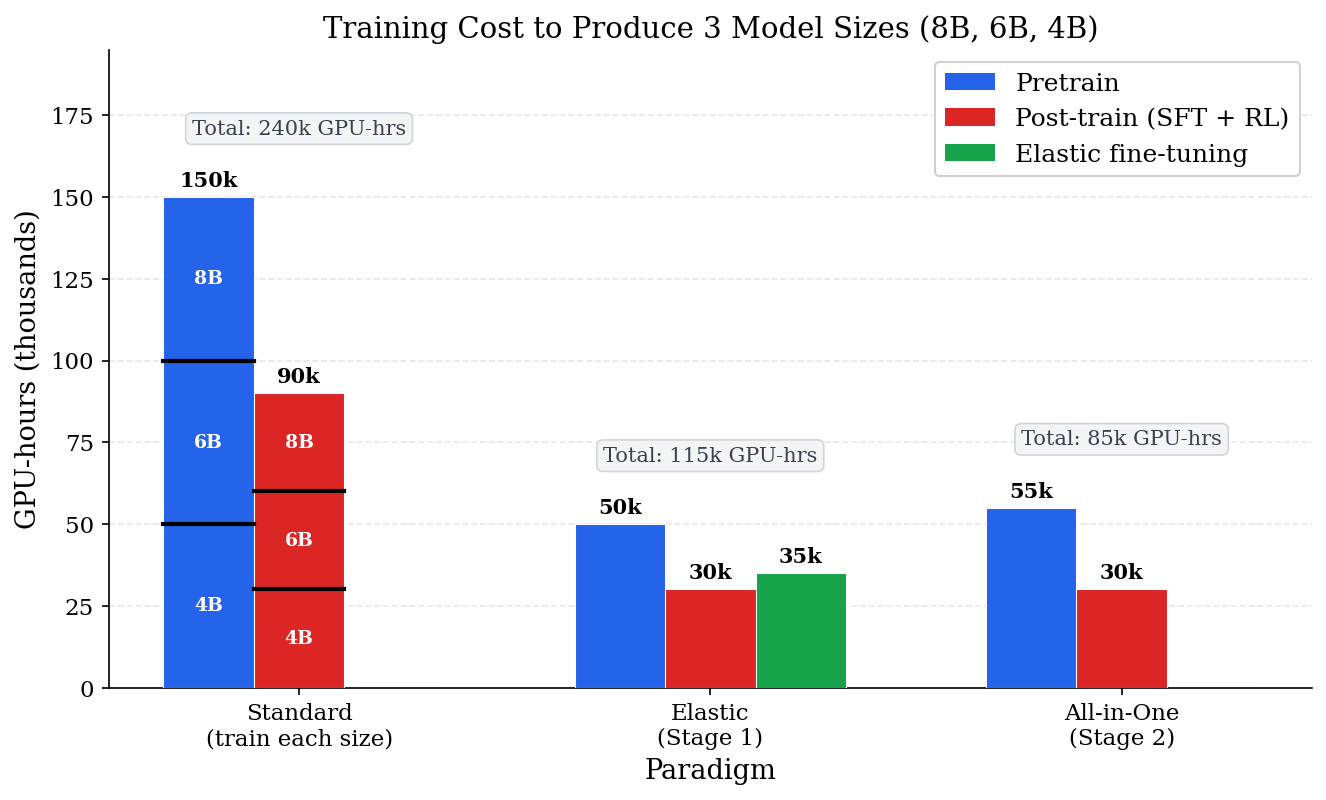

This chart was generated by the following Python code:
import matplotlib.pyplot as plt
import matplotlib.patches as mpatches
import numpy as np

plt.rcParams.update({
    'font.size': 12,
    'font.family': 'serif',
    'axes.labelsize': 13,
    'axes.titlesize': 14,
    'xtick.labelsize': 11,
    'ytick.labelsize': 11,
    'figure.dpi': 150,
})

fig, ax = plt.subplots(figsize=(9, 5.5))

paradigms = ['Standard\n(train each size)', 'Elastic\n(Stage 1)', 'All-in-One\n(Stage 2)']
x = np.arange(len(paradigms))
width = 0.22

# GPU-hours (in thousands)
# Standard: pretrain 3 models (50k each), posttrain 3 models (30k each)
# Elastic: pretrain 1 model (50k), posttrain 1 model (30k), elastic FT (10k)
# All-in-One: pretrain with elastic regularizer (55k), posttrain 1 model (30k)

pretrain = [150, 50, 55]
posttrain = [90, 30, 30]
elastic_train = [0, 35, 0]

# For Standard pretrain bar: 3 stacked portions (8B=50k, 6B=50k, 4B=50k)
standard_pretrain_portions = [50, 50, 50]

colors_pretrain = '#2563eb'
colors_posttrain = '#dc2626'
colors_elastic = '#16a34a'

# Draw bars
bars_pre = ax.bar(x - width, pretrain, width, color=colors_pretrain, edgecolor='white', linewidth=0.5, zorder=3)
bars_post = ax.bar(x, posttrain, width, color=colors_posttrain, edgecolor='white', linewidth=0.5, zorder=3)
bars_elastic = ax.bar(x + width, elastic_train, width, color=colors_elastic, edgecolor='white', linewidth=0.5, zorder=3)

# Add black separators on the Standard pretrain bar to show 3 models
# The bar goes from 0 to 150k. Split at 50k and 100k.
bar_rect = bars_pre[0]
bar_x = bar_rect.get_x()
bar_w = bar_rect.get_width()
for split_y in [50, 100]:
    ax.plot([bar_x, bar_x + bar_w], [split_y, split_y], color='black', linewidth=2, zorder=4)

# Label the three portions of the Standard pretrain bar
for i, (y_center, label) in enumerate(zip([25, 75, 125], ['4B', '6B', '8B'])):
    ax.text(bar_rect.get_x() + bar_w / 2, y_center, label,
            ha='center', va='center', fontsize=9, fontweight='bold', color='white', zorder=5)

# Similarly, label the Standard posttrain bar with 3 portions
bar_rect_post = bars_post[0]
bar_x_post = bar_rect_post.get_x()
bar_w_post = bar_rect_post.get_width()
for split_y in [30, 60]:
    ax.plot([bar_x_post, bar_x_post + bar_w_post], [split_y, split_y], color='black', linewidth=2, zorder=4)
for i, (y_center, label) in enumerate(zip([15, 45, 75], ['4B', '6B', '8B'])):
    ax.text(bar_rect_post.get_x() + bar_w_post / 2, y_center, label,
            ha='center', va='center', fontsize=9, fontweight='bold', color='white', zorder=5)

# Add value labels on top of bars
for bars in [bars_pre, bars_post, bars_elastic]:
    for bar in bars:
        h = bar.get_height()
        if h > 0:
            ax.text(bar.get_x() + bar.get_width() / 2, h + 2, f'{int(h)}k',
                    ha='center', va='bottom', fontsize=10, fontweight='bold')

# Total cost annotations
totals = [150 + 90, 50 + 30 + 35, 55 + 30]
for i, total in enumerate(totals):
    max_bar = max(pretrain[i], posttrain[i], elastic_train[i])
    ax.text(x[i], max_bar + 18, f'Total: {total}k GPU-hrs',
            ha='center', va='bottom', fontsize=10, color='#374151',
            bbox=dict(boxstyle='round,pad=0.3', facecolor='#f3f4f6', edgecolor='#d1d5db', linewidth=0.8))

ax.set_xlabel('Paradigm')
ax.set_ylabel('GPU-hours (thousands)')
ax.set_title('Training Cost to Produce 3 Model Sizes (8B, 6B, 4B)')
ax.set_xticks(x)
ax.set_xticklabels(paradigms)
ax.set_ylim(0, 195)
ax.yaxis.grid(True, alpha=0.3, linestyle='--')
ax.set_axisbelow(True)
ax.spines['top'].set_visible(False)
ax.spines['right'].set_visible(False)

legend_elements = [
    mpatches.Patch(facecolor=colors_pretrain, label='Pretrain'),
    mpatches.Patch(facecolor=colors_posttrain, label='Post-train (SFT + RL)'),
    mpatches.Patch(facecolor=colors_elastic, label='Elastic fine-tuning'),
]
ax.legend(handles=legend_elements, loc='upper right', framealpha=0.9)

plt.tight_layout()
plt.savefig('/Users/yequan/Documents/Macro/Intern Plan/fig/paradigm_cost_comparison.png', dpi=150, bbox_inches='tight')
plt.close()
print("Chart saved to fig/paradigm_cost_comparison.png")
